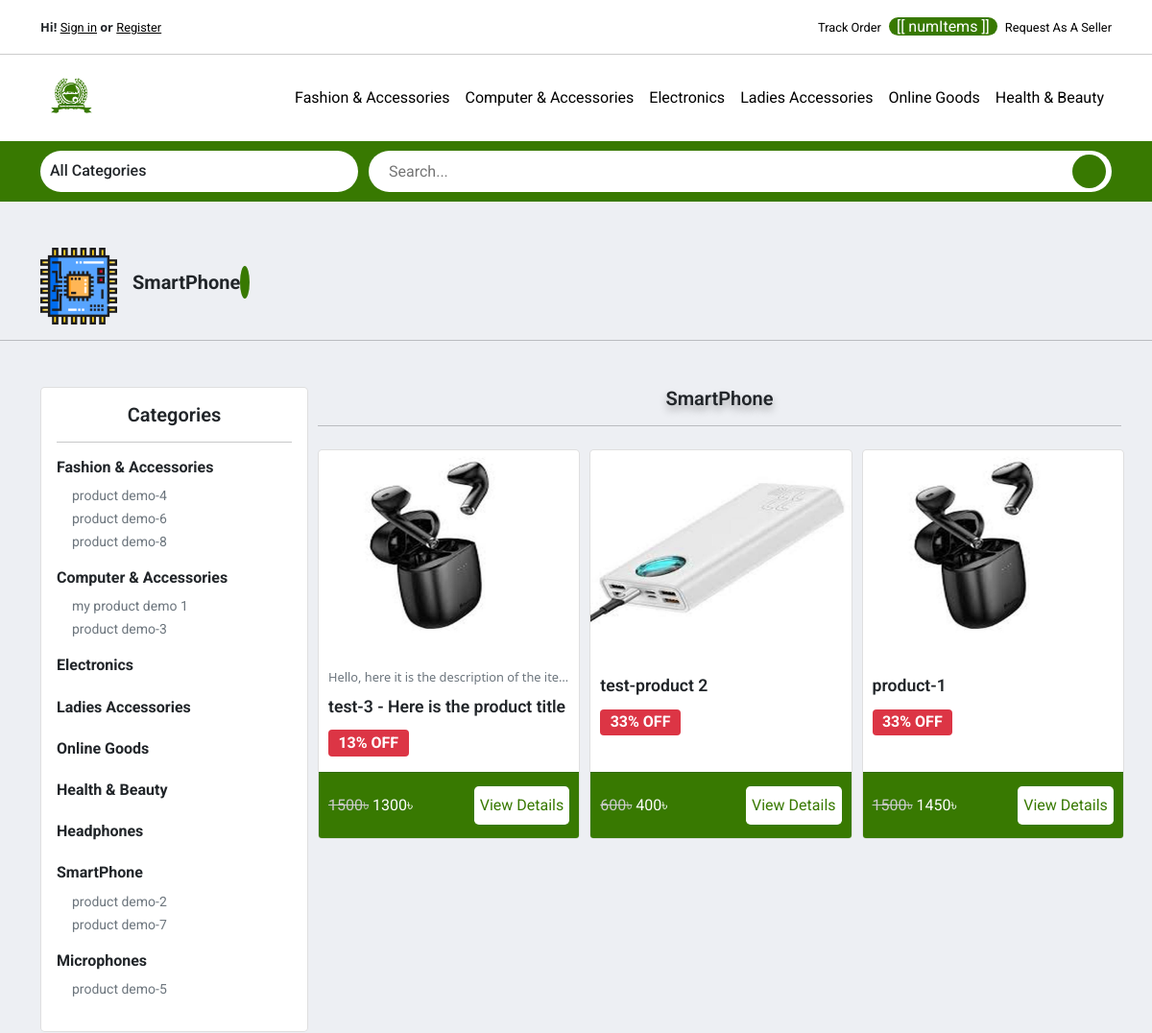
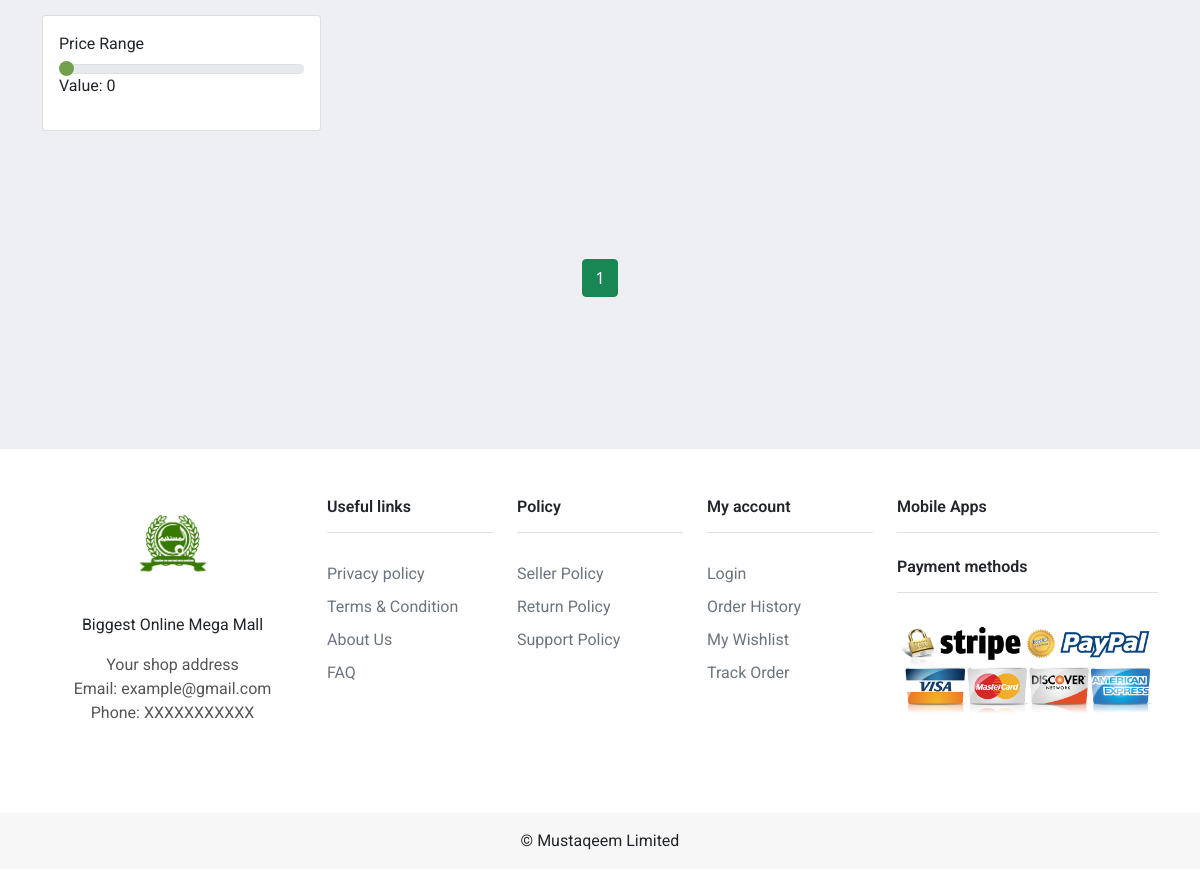
The page /categories/2/SmartPhone/ on the database its author committed (2 pictures, top to bottom).
### store/models.py (models this page shows, shortened)
class Category(models.Model):
    title = models.CharField(max_length=120, unique=True)
    img = models.ImageField(upload_to="images/")
    def __str__(self):
        return self.title

class SubCategory(models.Model):
    title = models.CharField(max_length=120, unique=True)
    parent_category = models.ForeignKey(
        Category, on_delete=models.CASCADE, null=True)

class Product(models.Model):
    title = models.CharField(max_length=120)
    slug = models.SlugField(max_length=200, null=True, unique=True)
    img = models.ImageField(upload_to="images/")
    thumbnail = models.ImageField(upload_to="images/", null=True, blank=True)
    description = models.TextField(null=True, blank=True)
    brand = models.ForeignKey(
        Brand, on_delete=models.CASCADE, null=True, blank=True)
    category = models.ForeignKey(
        Category, on_delete=models.CASCADE, null=True)
    shop = models.ForeignKey(
        Shop, on_delete=models.CASCADE, null=True)
    isFavorite = models.BooleanField()
    market_price = models.IntegerField()
    sale_price = models.IntegerField(null=True, blank=True)
    stock_quantity = models.IntegerField()
    flash_sale_offer = models.ForeignKey(Offer, on_delete=models.SET_NULL, null=True, blank=True)
    campaign_offer = models.ForeignKey(Campaign, on_delete=models.SET_NULL, null=True, blank=True)
    created_at = models.DateTimeField(auto_now_add=True)
    updated_at = models.DateTimeField(auto_now=True, null=True, blank=True)
    """def save(self, *args, **kwargs):
        self.thumbnail = self.make_thumbnail(self.image)

        super().save(*args, **kwargs)"""

### store/views.py (the view)
# urls.py: path("categories/<int:id>/<str:title>/", categorywiseProductView, name="categorywise-product"),
def categorywiseProductView(request, id, title):
    products = []
    main_navbarCat = Category.objects.all().order_by("-id")[:6]
    subcategories = SubCategory.objects.all()
    categories = Category.objects.all().order_by("-id")
    try:
        category = Category.objects.get(id=id, title=title)
    except Category.DoesNotExist:
        return HttpResponse("Category not found!")
    else:
        products_obj = Product.objects.all().order_by("-id")
        for item in products_obj:
            if str(item.category) == category.title:
                products.append(item)
        paginator = Paginator(products, 20)
        page_number = request.GET.get('page')
        page_obj = paginator.get_page(page_number)
    context = {
        "main_navbarCat": main_navbarCat,
        "subcategories": subcategories,
        "categories": categories,
        "category": category,
        "products": products,
        "page_obj": page_obj
    }
    return render(request, "store/categorwise_product.html", context)

### Cart/cart.py (called while the page is built)
    def get_total_length(self):
            return sum(int(item['quantity']) for item in self.cart.values())

### Cart/context_processor.py (called while the page is built)
def cart(request):
    return {'cart': Cart(request)}

### store/templates/store/categorwise_product.html (shortened to what this page needs)
{% extends "store/base.html" %}
{% load mathfilters %}
{% load static %}
{% block content %}
<link rel="stylesheet" href="{% static 'css/categorywise_product.css' %}">
<div class="container mt-5">
    <div class="shop__info">
        <div class="shop__img">
            <img src="{{ category.img.url }}" alt="">
        </div>
        <div class="shop__title">
            <h5 class="fw-bold">{{ category.title }} <span class="iconify" data-icon="teenyicons:tick-outline" data-inline="false"></span></h5>
        </div>
    </div>
</div>
<hr/>
<div class="container my-5">
    <div class="shop__container">
        <div class="shop__sidebar">
            <div class="card shop__card p-3">
                <h5 class="text-center">Categories</h5>
                <hr />
                {% if categories %}
                    {% for category in categories %}
                        <div class="category__list">
                            <a href="{% url 'store:categorywise-product' category.id category.title %}">
                                <h6 class="fw-bold cat__title text-dark">{{ category.title }}</h6>
                            </a>
                            {% for subcategory in subcategories %}
                                {% if subcategory.parent_category.title == category.title %}
                                    <a href="{% url 'store:subcategorywise-product' subcategory.id subcategory.title %}" class="subcategory__list">
                                        <div>
                                            <small class="text-muted ps-3">{{ subcategory.title }}</small>
                                        </div>
                                    </a>
                                {% endif %}
                            {% endfor %}
                        </div>
                    {% endfor %}
                {% endif %}
            </div>
            <div class="card p-3 mt-3 mb-5">
                <label for="price__filter" class="form-label">Price Range</label>
                <input type="range" min="0" max="100" value="0" class="form-range slider" id="price__filter">
                <p>Value: <span id="demo"></span></p>
            </div>
        </div>
        {% if products %}
        <div class="shop__content">
            <div class="shop__contentHeader mb-3">
                <h5 class="text-center">{{ category.title }}</h5>
                <hr class="mb-4" />
            </div>
            <div class="shop__productContainer">
                {% for product in page_obj %}
                <div class="card product__card">
                    <div class="product__img">
                        <a href="{% url 'store:product-detail' product.slug %}">
                            <img src="{{ product.img.url }}" alt="">
                        </a>
                    </div>
                    <div class="product__info card-body mb-2">
                        {% if product.description %}
                            <a class="text-dark" href="{% url 'store:product-detail' product.slug %}">
                                <p class="product__description text-muted">{{ product.description }}</p>
                            </a>
                        {% endif %}
                        <a class="text-dark" href="{% url 'store:product-detail' product.slug %}">
                            <h5 class="product__title">{{ product.title }}</h5>
                        </a>
                        {% if product.sale_price %}
                            <h5><span class="badge bg-danger discount__badge">{{ product.sale_price|div:product.market_price|mul:100|sub:100|abs|slugify|slice:":2" }}% OFF</span></h5>
                        {% endif %}
                    </div>
                    <div class="product__bottom card-footer">
                        {% if product.sale_price %}
                            <p><span class="cross__price">{{ product.market_price }}৳</span> <span>{{ product.sale_price }}৳</span></p>
                        {% else %}
                            <p>{{ product.market_price }}৳</p>
                        {% endif %}
                            <a href="{% url 'store:product-detail' product.slug %}">
                                <button class="btn__styled">View Details</button>
                            </a>
                    </div>
                </div>
                {% endfor %}
            </div>
        </div>
        {% else %}
        <div class="text-center">
            <h5 class="fw-bold">No product to show!</h5>
        </div>
        {% endif %}
    </div>
</div>
{% if products %}
<div class="container my-5">
    <div class="pagination">
        <span class="step-links">
            <span class="mx-2 align-top">
                {% for num in page_obj.paginator.page_range %}
                    {% if page_obj.number == num %}
                        <a class="btn btn-success mb-4" href="?page={{ num }}">{{ num }}</a>
                    {% elif num > page_obj.number|add:"-3" and num < page_obj.number|add:"3"  %}
                        <a class="btn btn-outline-success mb-4" href="?page={{ num }}">{{ num }}</a>
                    {% endif %}
                {% endfor %}
            </span>
        </span>
    </div>
</div>
{% endif %}
{% endblock %}

### store/templates/store/navbar.html (shortened to what this page needs)
{% load static %}
<link rel="stylesheet" href="{% static 'css/navbar.css' %}" />
<link rel="stylesheet" type="text/css" href="//cdn.jsdelivr.net/npm/slick-carousel@1.8.1/slick/slick.css" />
<link rel="stylesheet" type="text/css" href="//cdn.jsdelivr.net/npm/slick-carousel@1.8.1/slick/slick-theme.css" />
<div class="top__bar bg-white">
    <nav class="navbar navbar-expand-lg navbar-light container">
        <ul class="navbar-nav mb-2 mb-lg-0">
            {% if not request.user.is_authenticated %}
            <li class="nav-item login__header top__header">
                <span class="fw-bold text-dark">Hi!</span> <a href="{% url 'store:user_login' %}"><small>Sign in</small></a>
            </li>
            <li class="nav-item top__header login__header">
                <span class="fw-bold text-dark">or</span> <a href="{% url 'store:user_registration' %}"><small>Register</small></a>
            </li>
            {% else %}
            <li class="nav-item top__header logout__header">
                <a href="{% url 'store:logout' %}"><small class="btn btn-link">Logout</small></a>
            </li>
            {% endif %}
        </ul>
        <ul class="navbar-nav ms-auto mb-2 mb-lg-0 d-flex align-items-center">
            <li class="nav-item top__header">
                <a class="nav-link" href="#"><small>Track Order</small></a>
            </li>
            <li class="nav-item cart__header me-2">
                <a href="{% url 'cart_details' %}">
                    <div id="navbarApp">
                        <span class="cart__counter">[[ numItems ]]</span>
                    </div>
                </a>
            </li>
            <li class="nav-item top__header">
                <a href="{% url 'store:get_seller_registration' %}"><small>Request As A Seller</small></a>
            </li>
        </ul>
    </nav>
</div>
<div class="main__navbar">
    <nav class="navbar navbar-expand-lg navbar-light bg-white">
        <div class="container">
            <a class="navbar-brand" href="{% url 'store:home' %}">
                <div class="logo">
                    <img src="{% static 'logo_img/logo.png' %}" alt="" />
                </div>
            </a>
            <div class="collapse navbar-collapse" id="navbarSupportedContent">
                <ul class="navbar-nav ms-auto mb-2 mb-lg-0 main__navbarList">
                    {% if main_navbarCat %}
                        {% for category in main_navbarCat %}
                            <li class="nav-item cat__list">
                                <a class="nav-link" href="{% url 'store:categorywise-product' category.id category.title %}">
                                    {{ category.title }}
                                </a>
                            </li>
                        {% endfor %}
                    {% endif %}
                </ul>
            </div>
        </div>
    </nav>
</div>
<div class="home__content">
    <div class="container">
        <div class="home__categoriesSearchBar">
            <div class="all__departments">
                <div class="all__departmentsHeader">
                    <h6>All Categories</h6>
                </div>
            </div>
            <form action="{% url 'store:search' %}" class="home__searchBar" method="GET">
                <input type="text" value="{{ request.GET.query }}" name="query" id="search-input" placeholder="Search..." />
                <button>
                </button>
            </form>
        </div>
    </div>
</div>

### static/css/base.css (style rules this page uses)
* { text-decoration: none !important; list-style: none !important; box-sizing: border-box !important; }
:root { --white-primary: #fff; --primary-color: #387901; --primary-dark: #34630a; --black-primary: #000; --dark-primary: #212529; --blue-primary: #0D6EFD; --gray-primary: #ccc; --muted-primary: #6C757D; --muted-gray: #F7F7F7; --dark-gray: #5a5a5a; --dark-gray2: #818a91; --bg-color: #EDEFF3; --cat-bg: #FFDCC3; --roboto: "Roboto", sans-serif; }
body { background-color: var(--bg-color); }

### static/css/navbar.css (style rules this page uses)
.top__bar { border-bottom: 1px solid var(--gray-primary); }
.main__navbar { background-color: var(--white-primary); position: sticky; top: 0; left: 0; z-index: 998; }
.main__navbarList { position: relative; }
.logo { width: 4rem; height: 4rem; }
.logo img { width: 100%; height: 100%; border-radius: 50%; object-fit: cover; }
.nav-item a { color: var(--black-primary) !important; font-family: var(--roboto); font-size: 1rem !important; transition: color 0.3s; }
.top__header, .top__header a small { font-size: 0.8rem; color: var(--primary-color); }
.top__header a small:last-child { color: var(--black-primary); transition: color 0.3s; }
.cart__header { display: flex; align-items: center; }
.cart__header .cart__counter { background-color: var(--primary-color); color: var(--white-primary); border-radius: 9999px; padding: 0 8px; }
.login__header { margin-right: 0.2rem; }
.login__header a small { text-decoration: underline !important; }
.home__content { padding: 10px 0; background-color: var(--primary-color); }
.home__categoriesSearchBar { display: flex; justify-content: space-between; align-items: center; }
.all__departments { position: relative; display: flex; align-items: center; height: 43px; flex: 0.3; background-color: var(--white-primary); border-radius: 9999px; margin-right: 0.7rem; }
.all__departmentsHeader { width: 100%; display: flex; justify-content: space-between; align-items: center; }
.all__departmentsHeader h6 { margin-top: 6px; padding-left: 10px; font-family: var(--roboto); }
.home__searchBar { display: flex; align-items: center; flex: 0.7; border: 1px solid transparent; height: 43px; border-radius: 40px; background-color: var(--white-primary); }
.home__searchBar input { flex: 1; border: none; padding: 0 10px; outline: none; margin-left: 10px; font-family: var(--roboto); }
.home__searchBar input::placeholder { font-family: var(--roboto); }
.home__searchBar button { width: 35px!important; height: 35px!important; border: 1px solid transparent; border-radius: 50%; margin-right: 5px; color: var(--white-primary); display: flex; justify-content: center; align-items: center; font-size: 1.2rem; background-color: var(--primary-color); cursor: pointer; }

### rows shown on the page
Category: title "Fashion & Accessories"
Category: title "Computer & Accessories"
Category: title "Electronics"
Category: title "Ladies Accessories"
Category: title "Online Goods"
Category: title "Health & Beauty"
Category: img (picture), title "SmartPhone"
SubCategory: title "product demo-4"
SubCategory: title "product demo-6"
SubCategory: title "product demo-8"
SubCategory: title "my product demo 1"
SubCategory: title "product demo-3"
Category: title "Headphones"
SubCategory: title "product demo-2"
SubCategory: title "product demo-7"
Category: title "Microphones"
SubCategory: title "product demo-5"
Product: img (picture), description "Hello, here it is the description of the ite…", title "test-3 - Here is the product title", sale_price|div "13", market_price "1500", sale_price "1300"
Product: img (picture), title "test-product 2", sale_price|div "33", market_price "600", sale_price "400"
Product: img (picture), title "product-1", sale_price|div "33", market_price "1500", sale_price "1450"

### other values the page prints
{{ num }} "1"
